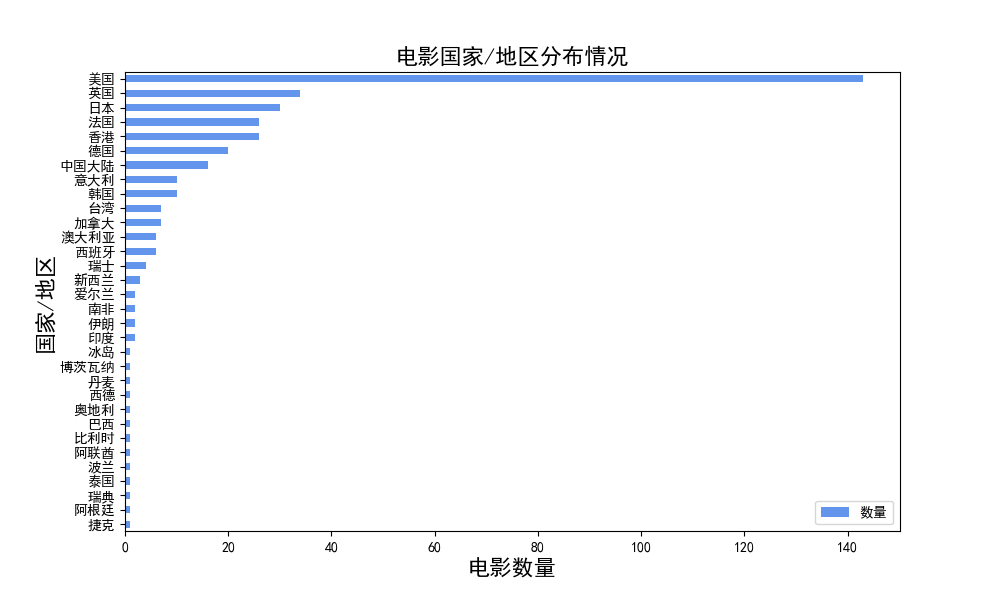

Write the Python code that produced this figure.
#-*-coding:utf-8-*- 
import pandas as pd
import matplotlib.pyplot as plt
from pylab import mpl

mpl.rcParams['font.sans-serif'] = ['SimHei']

df = pd.read_csv('E:/project/spider/Movie.csv',encoding = 'utf8')
area_split = df[u'地区'].str.split(' ').apply(pd.Series)
a = area_split.apply(pd.value_counts).fillna('0') 
a.columns = ['area_1','area_2','area_3','area_4','area_5']
#a
a['area_1'] = a['area_1'].astype(int)
a['area_2'] = a['area_2'].astype(int)
a['area_3'] = a['area_3'].astype(int)
a['area_4'] = a['area_4'].astype(int)
a['area_5'] = a['area_5'].astype(int)
a = a.apply(lambda x: x.sum(),axis = 1)#axis = 1,将一个矩阵的每一行向量相加.axis = 0,列相加
area_c = pd.DataFrame(a, columns = [u'数量'])


area_c.sort_values(by = u'数量',ascending = True).plot(kind ='barh', color = 'cornflowerblue',figsize = (10,6))

plt.legend(loc='lower right')
plt.title(u'电影国家/地区分布情况',fontsize=16)
plt.xlabel(u'电影数量',fontsize=16)
plt.ylabel(u'国家/地区',fontsize=16)
plt.show()
